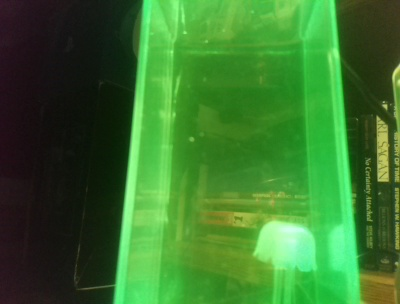
#> input picture testgrip/calibrationImage.jpg, 400 x 304 px
$ python -i geargrip.py   (imports and definitions only)
#> lines starting #> are read from the running program, lines starting #| are printed output that depends on the picture; after the words box and inside, x2 and y2 are one past the last pixel; in counts of white or black regions, pixels touching at a corner belong together
import cv2
import numpy
import math
from enum import Enum

class GripPipeline:
    """
    An OpenCV pipeline generated by GRIP.
    """

    def __init__(self):
        """initializes all values to presets or None if need to be set
        """

        self.__cv_resize_dsize = (0, 0)
        self.__cv_resize_fx = 1.0
        self.__cv_resize_fy = 1.0
        self.__cv_resize_interpolation = cv2.INTER_LINEAR

        self.cv_resize_output = None

        """
hue: count=223, min=50, max=70, ave=54.7488789238, median=50.0
sat: count=223, min=4, max=66, ave=9.26457399103, median=5.0
val: count=223, min=117, max=162, ave=140.614349776, median=140.0

# My office
hue: count=166, min=42, max=67, ave=52.8614457831, median=50.0
sat: count=164, min=4, max=19, ave=6.19512195122, median=5.0
val: count=162, min=138, max=143, ave=140.222222222, median=140.0

# 3808 HSV values.
hue: count=790, min=42, max=62, ave=50.5037974684, median=50.0
sat: count=808, min=0, max=85, ave=7.55816831683, median=5.0
val: count=805, min=103, max=158, ave=139.925465839, median=140.0

hue: count=407, min=50, max=60, ave=50.3292383292, median=50.0
sat: count=429, min=4, max=82, ave=6.85780885781, median=5.0
val: count=425, min=115, max=146, ave=139.941176471, median=140.0

        """

        self.__hsv_threshold_input = self.cv_resize_output
        self.__hsv_threshold_hue = [19.9, 85.0]
        self.__hsv_threshold_saturation = [1.0, 60.0]
        self.__hsv_threshold_value = [50.0, 255.0]
#        self.__hsv_threshold_hue = [35.32154615290818, 75.06156468019388]
#        self.__hsv_threshold_saturation = [3.172661870503589, 255.0]
#        self.__hsv_threshold_value = [105.28057553956833, 255.0]

        self.hsv_threshold_output = None

        self.__cv_erode_src = self.hsv_threshold_output
        self.__cv_erode_kernel = None
        self.__cv_erode_anchor = (-1, -1)
        self.__cv_erode_iterations = 1.0
        self.__cv_erode_bordertype = cv2.BORDER_CONSTANT
        self.__cv_erode_bordervalue = (-1)

        self.cv_erode_output = None

        self.__mask_input = self.cv_resize_output
        self.__mask_mask = self.cv_erode_output

        self.mask_output = None

        self.__find_blobs_input = self.mask_output
        self.__find_blobs_min_area = 1.0
        self.__find_blobs_circularity = [0.0, 1.0]
        self.__find_blobs_dark_blobs = False

        self.find_blobs_output = None


    def process(self, source0):
        """
        Runs the pipeline and sets all outputs to new values.
        """
        # Step CV_resize0:
        self.__cv_resize_src = source0
        (self.cv_resize_output) = self.__cv_resize(self.__cv_resize_src, self.__cv_resize_dsize, self.__cv_resize_fx, self.__cv_resize_fy, self.__cv_resize_interpolation)

        # Step HSV_Threshold0:
        self.__hsv_threshold_input = self.cv_resize_output
        (self.hsv_threshold_output) = self.__hsv_threshold(self.__hsv_threshold_input, self.__hsv_threshold_hue, self.__hsv_threshold_saturation, self.__hsv_threshold_value)

        # Step CV_erode0:
        self.__cv_erode_src = self.hsv_threshold_output
        (self.cv_erode_output) = self.__cv_erode(self.__cv_erode_src, self.__cv_erode_kernel, self.__cv_erode_anchor, self.__cv_erode_iterations, self.__cv_erode_bordertype, self.__cv_erode_bordervalue)

        # Step Mask0:
        self.__mask_input = self.cv_resize_output
        self.__mask_mask = self.cv_erode_output
        (self.mask_output) = self.__mask(self.__mask_input, self.__mask_mask)

        # Step Find_Blobs0:
        self.__find_blobs_input = self.mask_output
        (self.find_blobs_output) = self.__find_blobs(self.__find_blobs_input, self.__find_blobs_min_area, self.__find_blobs_circularity, self.__find_blobs_dark_blobs)


    @staticmethod
    def __cv_resize(src, d_size, fx, fy, interpolation):
        """Resizes an Image.
        Args:
            src: A numpy.ndarray.
            d_size: Size to set the image.
            fx: The scale factor for the x.
            fy: The scale factor for the y.
            interpolation: Opencv enum for the type of interpolation.
        Returns:
            A resized numpy.ndarray.
        """
        return cv2.resize(src, d_size, fx=fx, fy=fy, interpolation=interpolation)

    @staticmethod
    def __hsv_threshold(input, hue, sat, val):
        """Segment an image based on hue, saturation, and value ranges.
        Args:
            input: A BGR numpy.ndarray.
            hue: A list of two numbers the are the min and max hue.
            sat: A list of two numbers the are the min and max saturation.
            lum: A list of two numbers the are the min and max value.
        Returns:
            A black and white numpy.ndarray.
        """
        out = cv2.cvtColor(input, cv2.COLOR_BGR2HSV)
        return cv2.inRange(out, (hue[0], sat[0], val[0]),  (hue[1], sat[1], val[1]))

    @staticmethod
    def __cv_erode(src, kernel, anchor, iterations, border_type, border_value):
        """Expands area of lower value in an image.
        Args:
           src: A numpy.ndarray.
           kernel: The kernel for erosion. A numpy.ndarray.
           iterations: the number of times to erode.
           border_type: Opencv enum that represents a border type.
           border_value: value to be used for a constant border.
        Returns:
            A numpy.ndarray after erosion.
        """
        return cv2.erode(src, kernel, anchor, iterations = (int) (iterations +0.5),
                            borderType = border_type, borderValue = border_value)

    @staticmethod
    def __mask(input, mask):
        """Filter out an area of an image using a binary mask.
        Args:
            input: A three channel numpy.ndarray.
            mask: A black and white numpy.ndarray.
        Returns:
            A three channel numpy.ndarray.
        """
        return cv2.bitwise_and(input, input, mask=mask)

    @staticmethod
    def __find_blobs(input, min_area, circularity, dark_blobs):
        """Detects groups of pixels in an image.
        Args:
            input: A numpy.ndarray.
            min_area: The minimum blob size to be found.
            circularity: The min and max circularity as a list of two numbers.
            dark_blobs: A boolean. If true looks for black. Otherwise it looks for white.
        Returns:
            A list of KeyPoint.
        """
        params = cv2.SimpleBlobDetector_Params()
        params.filterByColor = 1
        params.blobColor = (0 if dark_blobs else 255)
        params.minThreshold = 10
        params.maxThreshold = 220
        params.filterByArea = True
        params.minArea = min_area
        params.filterByCircularity = True
        params.minCircularity = circularity[0]
        params.maxCircularity = circularity[1]
        params.filterByConvexity = False
        params.filterByInertia = False
        detector = cv2.SimpleBlobDetector_create(params)
        return detector.detect(input)

>>> import cv2
>>> picture = cv2.imread('../testgrip/calibrationImage.jpg')
#> picture is the input picture: shape (304, 400, 3); mean B, G, R 46.1, 116.8, 57.7
>>> result = GripPipeline().process(picture)
#> in __hsv_threshold, `out = cv2.cvtColor(input, cv2.COLOR_BGR2HSV)`: out: shape (304, 400, 3); mean H, S, V 63.2, 151.5, 118.5
#> in __hsv_threshold, `return cv2.inRange(out, (hue[0], sat[0], val[0]),  (hue[1], sat[1], va..`:
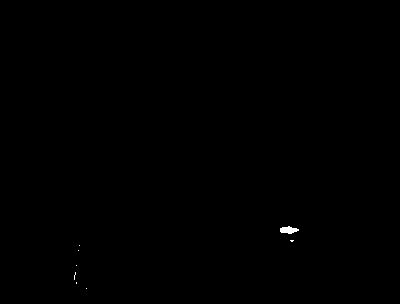
#> returned value: shape (304, 400); 0.1% white; 8 white regions (7 under 20 px), largest, box (x1, y1, x2, y2) and area: (280, 226, 299, 234) 101
#> (the run stopped early here; a loop or call above may not have finished)
